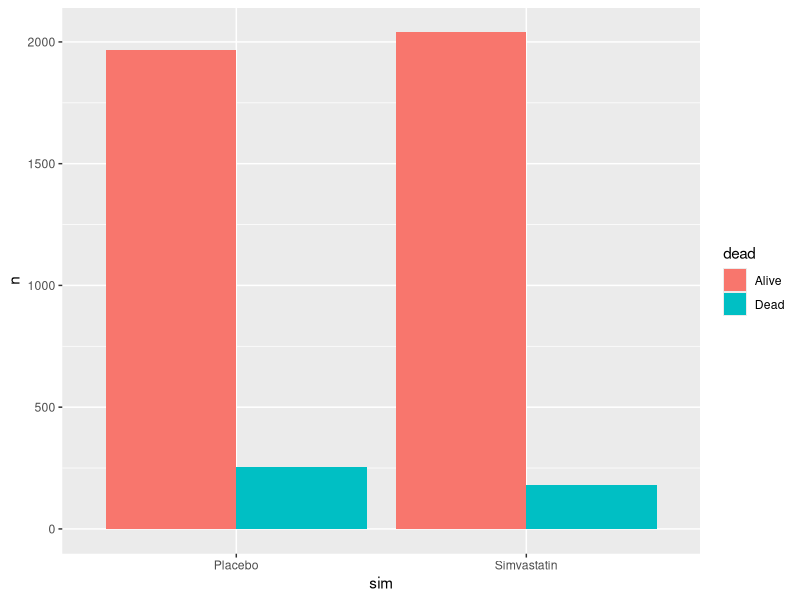

The R script that drew this image:
## ---- chunk 1
knitr::opts_chunk$set(echo = TRUE)
library(dplyr)
## ---- chunk 2
neutron <- read.csv("neutron.csv")
neutron
## ---- chunk 3
# y = death 1 year; made binary
# x = treatment received

# made binary
neutron <- neutron %>% mutate(
  death_int = ifelse(death1year == 'Yes', 1, 0)
)

# photons as reference group 
  # i kept neutrons as ref group :(
fit_1a <- glm(death_int ~ treatment,
              family = binomial(link=logit),
              data = neutron)
summary(fit_1a)
## ---- chunk 4
# log(odds) = 0.3067 - 0.4359*(treatment)
  # x=1 if treatment by photons
  # else x=0
## ---- chunk 5
# if photons: log(odds) = 0.3067 - 0.4359 = -0.1292
# if photons: odds = e^-0.1292 = 0.879
# if neutrons: log(odds) = 0.3067
# if neutrons: e^0.3067 = 1.359
## ---- chunk 6
# odds ratio
exp(coef(fit_1a))

# CI for odds  ratio
exp(confint.default(fit_1a))

# Photon treatment associated  with 0.65 times lower odds of death than neutron therapy (95%   CI 0.33 to 1.24).
## ---- chunk 7
# Different.

## should be the same; my mistake was using the wrong ref group in this problem set.
## explore why the values should be the same
## ---- chunk 8
b1_table <- table(neutron$site, neutron$death1year)
b1_table
## ---- chunk 9
# sample proportion = x/n = p
# odds of death = p/1-p
b1_df <- as.data.frame.matrix(b1_table) 
b1_df
b1_df$p  <- b1_df$Yes/(b1_df$Yes + b1_df$No)
b1_df$odds <- b1_df$p/(1-b1_df$p)
b1_df
## ---- chunk 10
# null hypothesis = each cancer cite has same  p of death that is total p

# add total row
b1_df <- b1_df %>% add_row(No = sum(b1_df$No),
                  Yes = sum(b1_df$Yes),
                  p = Yes/(No+Yes),
                  odds = p/(1-p))
rownames(b1_df)[5] <- "Total"
b1_df

#  add expected
b1_df$expectedYes <- (b1_df$No+b1_df$Yes)*b1_df[5,3]
b1_df$expectedNo <- (b1_df$No+b1_df$Yes)*(1-b1_df[5,3])
b1_df
## ---- chunk 11
# prepare matrices
expected <- matrix(c(b1_df$expectedNo[-5], b1_df$expectedYes[-5]), # removed last row
                      ncol=2,
                      byrow=FALSE)
colnames(expected) <- colnames(b1_table)
rownames(expected) <- rownames(b1_table)
expected

# apply test stat
chi_squared_test_stat <- sum(((b1_table-expected)^2)/expected)
chi_squared_test_stat # 5.112912

# p value
pchisq(chi_squared_test_stat, df=3, lower.tail=FALSE) # 0.1637134

#  comparison is true
chisq.test(b1_table,
           correct = FALSE)
## ---- chunk 12
# rewrite with reference category
neutron$site <- relevel(as.factor(neutron$site), ref="Cervix")

# fit model
fit_1c <- glm(death_int ~ site,
              family = binomial,
              data = neutron)
summary(fit_1c)
## ---- chunk 13
# odds ratio
exp(coef(fit_1c))

# CI for odds  ratio
exp(confint.default(fit_1c))

# Bladder site  cancer associated  with 2.26 times higher odds of death than cervix (95%   CI 0.92 to 5.55)
# Prostate site  cancer associated  with 0.62 times lower odds of death than cervix (95%   CI 0.10 to 3.76)
# Rectum site  cancer associated  with 1.96 times higher odds of death than cervix (95%   CI 0.77 to 5.04)

## ---- chunk 14
#  Baseline treatment group  is Neutrons.
## ---- chunk 15
fit_1d <- glm(death_int ~  site + treatment,
              family = binomial,
              data = neutron
              )

summary(fit_1d)

# log(odds) = -0.1922 + 0.7536*Bladder - 0.6672*Prostate + 0.5829*Rectum - 0.4337*Photons

## usually get wider CI as more parameters are added; implication: weaker CI means poorer predictor?
## ---- chunk 16
logit_odds_cervix_neutron <- -0.1922 + 0.7536*0 - 0.6672*0 + 0.5829*0 - 0.4337*0
odd_cervix_neutron <- exp(logit_odds_cervix_neutron)
odd_cervix_neutron
## ---- chunk 17
logit_odds_bladder_neutron <- -0.1922 + 0.7536*1 - 0.6672*0 + 0.5829*0 - 0.4337*0
odds_bladder_neutron <- exp(logit_odds_bladder_neutron)
odds_bladder_neutron
## ---- chunk 18
logit_odds_rectum_photon  <- -0.1922 + 0.7536*0 - 0.6672*0 + 0.5829*1 - 0.4337*1
odds_rectum_photon <- exp(logit_odds_rectum_photon)
odds_rectum_photon
## ---- chunk 19
# odds ratio for treatment group
exp(coef(fit_1d)) # 0.6481118 lower in photons

# confint
exp(confint.default(fit_1d)) # 0.33179670 1.265983 for treatment

# Part (a) had: Photon treatment associated  with 0.65 times lower odds of death (95%   CI 0.33 to 1.24)
# SAME
## ---- chunk 20
trial <- read.csv('4s_trial.csv')
trial
## ---- chunk 21
# get counts
table(trial$sim, trial$dead)
## ---- chunk 22
library(ggplot2)
library(dplyr)
bar_data <- trial %>% count(sim, dead)
bar_data

ggplot(bar_data,aes(x = sim,
                   y = n,
                   fill=dead))+
     geom_bar(stat="identity",position="dodge")
## ---- chunk 23
#  Baseline group is allocated placebo
## ---- chunk 24
trial <- trial %>% mutate(
  death_int = ifelse(dead == "Dead", 1, 0)
)
trial

fit_2c <- glm(death_int ~ sim,
              binomial,
              trial)
summary(fit_2c)

# log(odds) = -2.03909 - 0.37712*(Simvastatin)

## p value of interest is that of exposure: simSimvastatin at 0.000217
## ---- chunk 25
# if simvastatin: log(odds) = -2.03909 - 0.37712 = -2.41621
# if simvastatin: odds is exp(-2.41621) = 0.08925927

# if placebo: log(odds) = -2.03909 
# if placebo: odds is exp(-2.03909) = 0.1301471
## ---- chunk 26
# null hypothesis: simvastatin and placebo both result in the same proportion of deaths

# log(odds(death_int)) = -2.03909  

# odds(death_int) = exp(-2.03909) = 0.1301471
# The odds of dying when on Simvastatin and Placeb is both equal to 0.13.

## Strong evidence to reject as Pr(>|z|) is significant
## ---- chunk 27
exp(coef(fit_2c))

exp(confint.default(fit_2c))

# Odds of dying when on Simvastatin is 0.6858333 times the odds of dying when on placebo. (95% CI 0.56 - 0.84)


## alternative:
#cbind("odds" = exp(coef(fit_2c)),
#      exp(confint.default(fit_2c)))
## ---- chunk 28
# in women
fit_2d_women <- glm(death_int ~ sim,
              binomial,
              trial %>% filter(gender=="Women"))
summary(fit_2d_women)
# log(odds) = -2.7600 + 0.1157*Simvastatin

# in men
fit_2d_men <- glm(death_int ~ sim,
              binomial,
              trial %>% filter(gender=="Men"))
summary(fit_2d_men)
# log(odds) = -1.91769 - 0.45286*Simvastatin
## ---- chunk 29
# Placebo is baseline treatment group.
## ---- chunk 30
# rewrite with reference category
trial$gender <- relevel(as.factor(trial$gender), ref="Women")

fit_2e <- glm(death_int ~ gender + sim,
              binomial, 
              trial)
summary(fit_2e)

# log(odds) = -2.5298 + 0.5820*Man - 0.3812*Simvastatin

## Intercept is women on placebo.

## p value of interest is that of exposure: simSimvastatin at 0.000190
## ---- chunk 31
# predicted odds of death in women allocated to simvastatin 
  # log(odds) = -2.5298 + 0.5820*0 - 0.3812*1 = -2.5298- 0.3812 = -2.911
  # odds = exp(-2.911) = 0.05442128

# predicted odds in women allocated to placebo.
  # log(odds) = -2.5298 + 0.5820*0 - 0.3812*0 = -2.5298
  # odds = exp(-2.5298) = 0.07967495

# predicted odds of death in men allocated to simvastatin 
  # log(odds) = -2.5298 + 0.5820*1 - 0.3812*1 = -2.5298 + 0.5820- 0.3812 = -2.329
  # odds = exp(-2.329) = 0.09739309

# predicted odds in men allocated to placebo.
  # log(odds) = -2.5298 + 0.5820*1 - 0.3812*0 = -2.5298 + 0.5820 = -1.9478
  # odds = exp(-1.9478) = 0.1425874

odds_table <- data.frame(log = c(-2.911, -2.5298, -2.329, -1.9478),
                          odds = c(0.05442128, 0.07967495, 0.09739309, 0.1425874),
                         gender = c("Woman", "Woman", "Man", "Man"),
                         treatment = c("Simvastatin", "Placebo", "Simvastatin", "Placebo"))
odds_table
## ---- chunk 32
odds_table$p <- odds_table$odds/(1+odds_table$odds)
odds_table
## ---- chunk 33
# odds ratio = odds/odds
  # treatment across men; sim/placebo = 0.09739309/0.14258740 = 0.6830413
  # treatment across women; sim/placebo = 0.05442128/0.07967495 = 0.6830413

# risk ratio = p/p
  ## different across men and woomen due to differences in baseline risk
  # treatment across men; sim/placebo = 0.08874950/0.12479343 = 0.7111713
  # treatment across women; sim/placebo = 0.05161246/0.07379531 = 0.6994003


# risk difference = p -p
  # treatment across men; sim - placebo = 0.08874950 - 0.12479343 = -0.03604393
  # treatment across women; sim - placebo = 0.05442128 -0.07967495 = -0.02525367

## ---- chunk 34
# Baseline: placebo and women
## ---- chunk 35
fit_2f <- glm(death_int ~ gender + sim + gender:sim, # gender + sim + gender:sim
    binomial,
    trial)

summary(fit_2f)

# log(odds) =  0.8423*Men +  0.1157 *Simvastatin -0.5685*(men x simvastatin)

## Even if examining interactions, intercept represents women with placebo; when not men and nt simvastatin. genderMen:simSimvastatin = 1 only if men and simvastatin.
## ---- chunk 36
# women in simvastatin
  # log(odds) =  0.8423*0 +  0.1157 *1 -0.5685*(0) = 0.1157
  # odds = exp(0.1157) = 1.122659

# women in placebo
  # log(odds) =  0.8423*0 +  0.1157 *0 -0.5685*(0) = 0
  # odds = exp(0) = 1
## ---- chunk 37
# Hypothesis test: odds ratio = 1

# odds of men in simvastatin dying = exp(0.8423*1 +  0.1157 *1 -0.5685*(0)) = exp(0.958) = 2.606478
# odds ratio = 2.606478/1.122659 = 2.321701 

## Significant at (Intercept) and genderMen but pvalue of focus is the interaction one with p val of 0.063997. Thus, weak evidence against null hypothesis.
## ---- chunk 38
# Women should not switch to simvastatin
